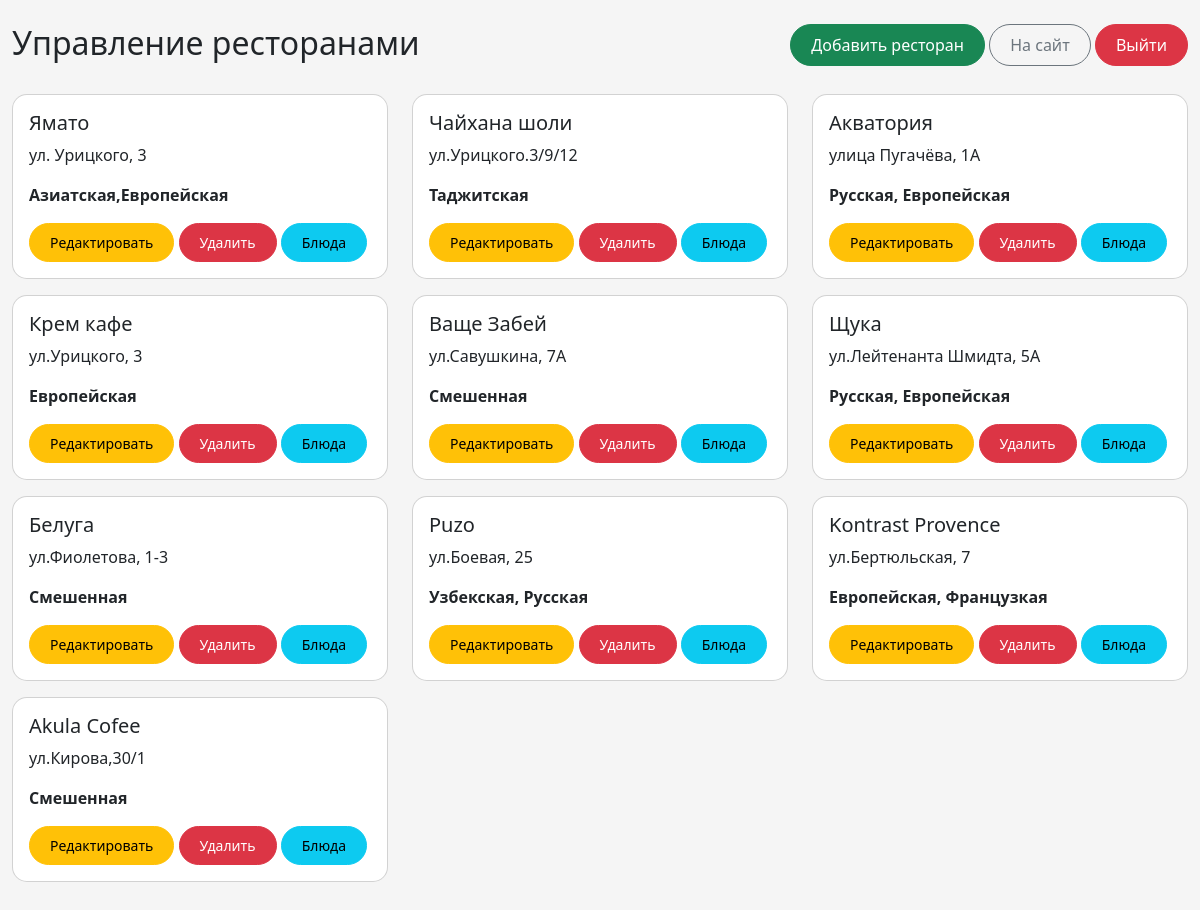
Screenshot of /admin/places.php (signed in) with the database file from the repository.
### tables this page shows
CREATE TABLE `places` (
  `id` int(11) NOT NULL,
  `name` varchar(150) NOT NULL,
  `address` varchar(255) DEFAULT NULL,
  `cuisine_type` varchar(50) DEFAULT NULL
);

### Models/models.php (called while the page is built, shortened)
<?php
function getAllRestaurants($pdo) {
    $sql = "SELECT * FROM places";
    $stmt = $pdo->prepare($sql);
    $stmt->execute();
    return $stmt->fetchAll(PDO::FETCH_ASSOC);
}
?>

### admin/places.php (the view, shortened to what this page needs)
<?php
require '../config.php';
require '../Models/models.php';
$restaurants = getAllRestaurants($pdo);
?>
<!DOCTYPE html>
<html lang="en">
<head>
    <link href="https://cdn.jsdelivr.net/npm/bootstrap@5.3.0/dist/css/bootstrap.min.css" rel="stylesheet">
    <link href="../css/style.css" rel="stylesheet">
</head>
<body>
<div class="container py-4">
    <div class="d-flex justify-content-between mb-4">
        <h2>Управление ресторанами</h2>
        <div>
            <a href="add_place.php" class="btn btn-success">Добавить ресторан</a>
            <a href="../index.php" class="btn btn-outline-secondary">На сайт</a>
            <a href="../logout.php" class="btn btn-danger">Выйти</a>
        </div>
    </div>
    <div class="row">
        <?php foreach ($restaurants as $place): ?>
        <div class="col-md-4 mb-3">
            <div class="card">
                <div class="card-body">
                    <h5><?php echo $place['name']; ?></h5>
                    <p><?php echo $place['address']; ?></p>
                    <p><strong><?php echo $place['cuisine_type']; ?></strong></p>
                    <a href="edit_place.php?id=<?php echo $place['id']; ?>" class="btn btn-warning btn-sm">Редактировать</a>
                    <a href="delete_place.php?id=<?php echo $place['id']; ?>" class="btn btn-danger btn-sm" onclick="return confirm('Удалить?')">Удалить</a>
                    <a href="dishes.php?place_id=<?php echo $place['id']; ?>" class="btn btn-info btn-sm">Блюда</a>
                </div>
            </div>
        </div>
        <?php endforeach; ?>
    </div>
</div>
</body>
</html>

### css/style.css (style rules this page uses)
body { background-color: #f5f5f5; font-family: 'Segoe UI', Tahoma, Geneva, Verdana, sans-serif; }
.card { border-radius: 15px; transition: transform 0.2s; }
.btn { border-radius: 25px; padding: 8px 20px; }
.container { max-width: 1200px; }

### rows the page displays
places: name "Ямато", address "ул. Урицкого, 3", cuisine_type "Азиатская,Европейская"
places: name "Чайхана шоли", address "ул.Урицкого.3/9/12", cuisine_type "Таджитская"
places: name "Акватория", address "улица Пугачёва, 1А", cuisine_type "Русская, Европейская"
places: name "Крем кафе", address "ул.Урицкого, 3", cuisine_type "Европейская"
places: name "Ваще Забей", address "ул.Савушкина, 7А", cuisine_type "Смешенная"
places: name "Щука", address "ул.Лейтенанта Шмидта, 5А", cuisine_type "Русская, Европейская"
places: name "Белуга", address "ул.Фиолетова, 1-3", cuisine_type "Смешенная"
places: name "Puzo", address "ул.Боевая, 25", cuisine_type "Узбекская, Русская"
places: name "Kontrast Provence", address "ул.Бертюльская, 7", cuisine_type "Европейская, Французкая"
places: name "Akula Cofee", address "ул.Кирова,30/1", cuisine_type "Смешенная"
